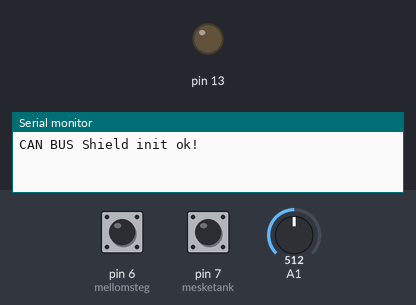
Bench run of a sketch on a simulated Arduino Uno, built with avr-gcc and run on an emulated ATmega328P. On the bench: output pins drawn as LEDs (lit = HIGH), the last lines printed to the serial monitor. Inputs (shaded band) come from the test bench; at power-on: pin 6 (mellomsteg) HIGH, pin 7 (mesketank) HIGH, A1 = 512.

Above: at 0.1 s.
At 5.1 s:
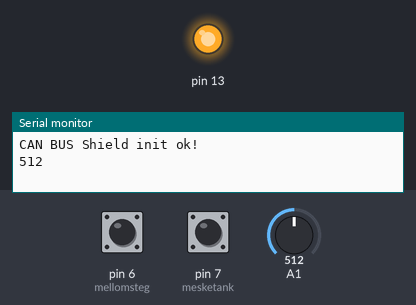
Timing chart, 0 to 6.6 s (numbered marks = the images above):
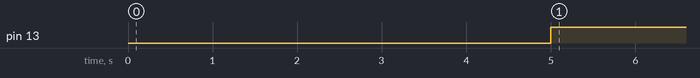

Measured:
- by itself, pin 13: LOW → HIGH at 5.0 s

The sketch:

SensorNode.ino
```cpp
#include <Wire.h>
#include <mcp_can.h>

const int SPI_CS_PIN = 9;
MCP_CAN CAN(SPI_CS_PIN);                                    // Set CS pin

int mellomsteg = 6;
int mesketank = 7;
int mesketemp;
bool mellomstegTom = false;
bool mesketankTom = false;

void sendI2c() {
  Wire.write(mesketemp);
  Wire.write(mesketemp >> 8);
  Wire.write(mellomstegTom);
  Wire.write(mesketankTom);
}

void setup() {

  Wire.begin(9);
  Serial.begin(9600);
  pinMode(mellomsteg, INPUT_PULLUP);
  pinMode(mesketank, INPUT_PULLUP);
  pinMode(13, OUTPUT);
  Wire.onRequest(sendI2c);

  while (CAN_OK != CAN.begin(CAN_1000KBPS)) {
    Serial.println("CAN BUS Shield init fail");
    Serial.println(" Init CAN BUS Shield again");
    delay(100);
  }
  Serial.println("CAN BUS Shield init ok!");
  delay(5000);
}

void loop() {

  mesketemp = analogRead(1);
  mellomstegTom = digitalRead(mellomsteg);
  mesketankTom = digitalRead(mesketank);
  Serial.println(mesketemp);

  //Serial.print("Mellomsteg :");
  //Serial.println(mellomstegTom);
  //Serial.print("Mesketank :");
  //Serial.println(mesketankTom);

  int mesketempMSB = mesketemp >> 8;
  unsigned char stmp[8] = {mesketemp, mesketempMSB, mellomstegTom, mesketankTom, 4, 5, 6, 7};
  // send data:  id = 0x00, standrad frame, data len = 8, stmp: data buf
  CAN.sendMsgBuf(0x00, 0, 8, stmp);

  if (mellomstegTom) {
    digitalWrite(13, HIGH);
  }
  else {
    digitalWrite(13, LOW);
  }
  delay(200);
}
```
